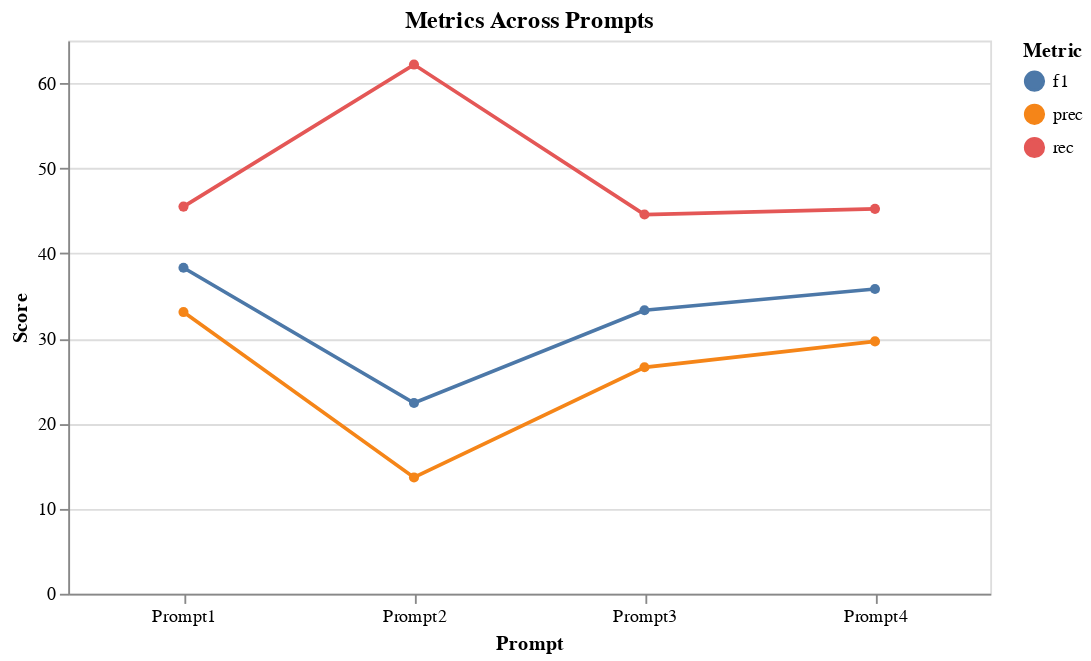

This figure's notebook cell:
### Markdown cell above
### Performance Analysis

### Code cell
import pandas as pd
import altair as alt

#  metrics as data
df = pd.DataFrame({
    "Prompt": ["Prompt1", "Prompt2", "Prompt3", "Prompt4"],
    "prec": [33.1, 13.67, 26.61, 29.65],
    "rec":  [45.49, 62.18, 44.56, 45.23],
    "f1":   [38.31, 22.41, 33.31, 35.81],
})

df_melt = df.melt(id_vars="Prompt", var_name="Metric", value_name="Value")

chart = (
    alt.Chart(df_melt)
    .mark_line(point=True)
    .encode(
        x=alt.X("Prompt:N", title="Prompt",
                axis=alt.Axis(labelAngle=0)),   
        y=alt.Y("Value:Q", title="Score"),
        color="Metric:N",
        tooltip=["Prompt", "Metric", "Value"]
    )
    .properties(
        width=500,
        height=300,
        title="Metrics Across Prompts"
    )
)

chart

### Figure 1 — Vega-Lite specification as saved in the notebook (floating-point values rounded to 4 significant figures)
{"config": {"view": {"continuousWidth": 300, "continuousHeight": 300}}, "data": {"name": "data-3d716e7d3ff99d85760ddc98d4779951"}, "mark": {"type": "line", "point": true}, "encoding": {"color": {"field": "Metric", "type": "nominal"}, "tooltip": [{"field": "Prompt", "type": "nominal"}, {"field": "Metric", "type": "nominal"}, {"field": "Value", "type": "quantitative"}], "x": {"axis": {"labelAngle": 0}, "field": "Prompt", "title": "Prompt", "type": "nominal"}, "y": {"field": "Value", "title": "Score", "type": "quantitative"}}, "height": 300, "title": "Metrics Across Prompts", "width": 500, "$schema": "https://vega.github.io/schema/vega-lite/v6.1.0.json", "datasets": {"data-3d716e7d3ff99d85760ddc98d4779951": [{"Prompt": "Prompt1", "Metric": "prec", "Value": 33.1}, {"Prompt": "Prompt2", "Metric": "prec", "Value": 13.67}, {"Prompt": "Prompt3", "Metric": "prec", "Value": 26.61}, {"Prompt": "Prompt4", "Metric": "prec", "Value": 29.65}, {"Prompt": "Prompt1", "Metric": "rec", "Value": 45.49}, {"Prompt": "Prompt2", "Metric": "rec", "Value": 62.18}, {"Prompt": "Prompt3", "Metric": "rec", "Value": 44.56}, {"Prompt": "Prompt4", "Metric": "rec", "Value": 45.23}, {"Prompt": "Prompt1", "Metric": "f1", "Value": 38.31}, {"Prompt": "Prompt2", "Metric": "f1", "Value": 22.41}, {"Prompt": "Prompt3", "Metric": "f1", "Value": 33.31}, {"Prompt": "Prompt4", "Metric": "f1", "Value": 35.81}]}}
